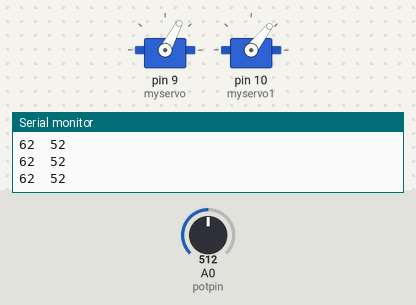
Simulated run of this sketch. Board: Arduino Uno, built with avr-gcc and run on an emulated ATmega328P. On the bench: 2 × servo, the last lines printed to the serial monitor. The test bench sets the inputs (shaded band); at power-on: A0 (potpin) = 512.

Above: at 1.2 s.
1.3 s: A0 (potpin) set to 716
At 2.5 s:
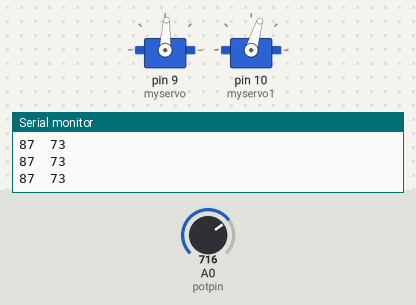
2.8 s: A0 (potpin) set to 956
At 3.9 s:
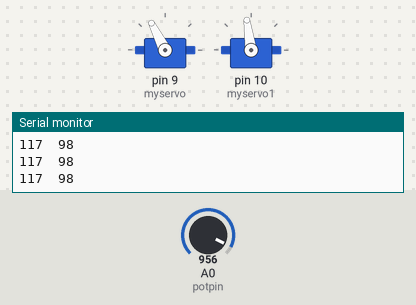
4.3 s: A0 (potpin) set to 985
At 4.6 s:
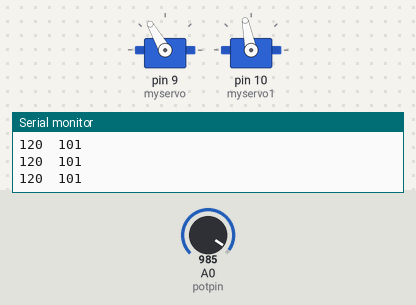
5.8 s: A0 (potpin) set to 306
At 7.0 s:
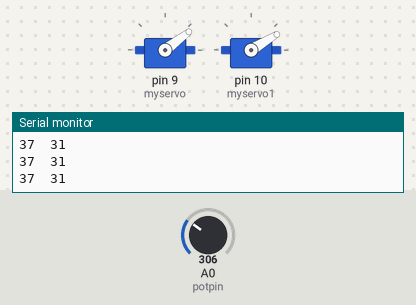
7.3 s: A0 (potpin) set to 122
At 8.4 s:
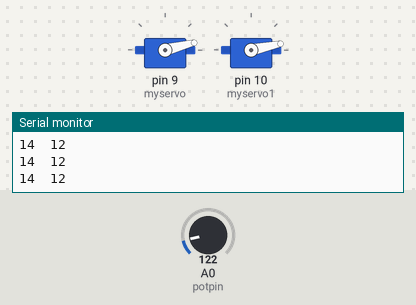
8.8 s: A0 (potpin) set to 511
At 9.5 s:
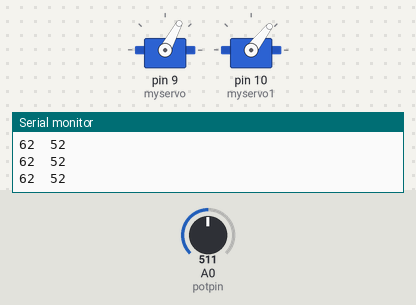
Timing chart, 0 to 11.3 s (numbered marks = the images above; inputs shaded):
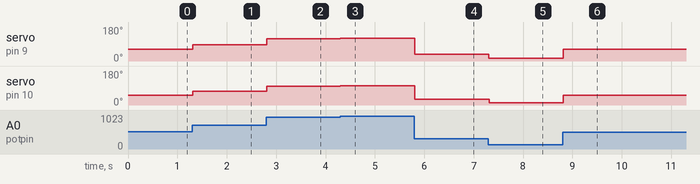

Measured:
- after the input at 1.3 s, servo on pin 9 (myservo): 62° → 87° at once; servo on pin 10 (myservo1): 52° → 73° at once
- after the input at 2.8 s, servo on pin 9 (myservo): 87° → 117° at once; servo on pin 10 (myservo1): 73° → 98° at once
- after the input at 4.3 s, servo on pin 9 (myservo): 117° → 120° at once; servo on pin 10 (myservo1): 98° → 101° at once
- after the input at 5.8 s, servo on pin 9 (myservo): 120° → 37° at once; servo on pin 10 (myservo1): 101° → 31° at once
- after the input at 7.3 s, servo on pin 9 (myservo): 37° → 14° at once; servo on pin 10 (myservo1): 31° → 12° at once
- after the input at 8.8 s, servo on pin 9 (myservo): 14° → 62° at once; servo on pin 10 (myservo1): 12° → 52° at once

The sketch:

DHT11_Read.ino
```cpp
/*
 Controlling a servo position using a potentiometer (variable resistor)
 by Michal Rinott <http://people.interaction-ivrea.it/m.rinott>

 modified on 8 Nov 2013
 by Scott Fitzgerald
 http://www.arduino.cc/en/Tutorial/Knob
*/

#include <Servo.h>

Servo myservo;  // create servo object to control a servo
Servo myservo1;  // create servo object to control a servo

int potpin = 0;  // analog pin used to connect the potentiometer
int val;    // variable to read the value from the analog pin

void setup() {
  myservo.attach(9);  // attaches the servo on pin 9 to the servo object
  myservo1.attach(10);  // attaches the servo on pin 9 to the servo object
  Serial.begin(115200);
}

void loop() {
  int raw = analogRead(potpin);            // reads the value of the potentiometer (value between 0 and 1023)

  val = map(raw, 0, 815, 0, 100);     // scale it to use it with the servo (value between 0 and 180)
  myservo.write(val);                  // sets the servo position according to the scaled value
  Serial.print(val);
  Serial.print("\t");

  val = map(raw, 0, 815, 0, 84);     // scale it to use it with the servo (value between 0 and 180)
  myservo1.write(val);                  // sets the servo position according to the scaled value
  Serial.println(val);
  delay(15);                           // waits for the servo to get there
}
```
